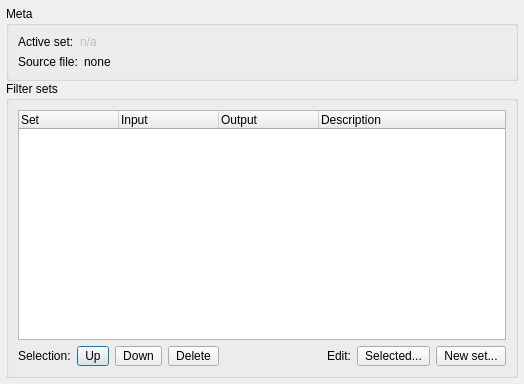
<?xml version="1.0" encoding="UTF-8"?>
<ui version="4.0">
 <class>FilterSetsListDialog</class>
 <widget class="QDialog" name="FilterSetsListDialog">
  <property name="geometry">
   <rect>
    <x>0</x>
    <y>0</y>
    <width>524</width>
    <height>384</height>
   </rect>
  </property>
  <property name="windowTitle">
   <string>Dialog</string>
  </property>
  <layout class="QVBoxLayout" name="verticalLayout_3">
   <property name="spacing">
    <number>0</number>
   </property>
   <property name="leftMargin">
    <number>6</number>
   </property>
   <property name="topMargin">
    <number>6</number>
   </property>
   <property name="rightMargin">
    <number>6</number>
   </property>
   <property name="bottomMargin">
    <number>6</number>
   </property>
   <item>
    <widget class="QGroupBox" name="groupBox_meta">
     <property name="title">
      <string>Meta</string>
     </property>
     <layout class="QVBoxLayout" name="verticalLayout_2">
      <item>
       <layout class="QHBoxLayout" name="horizontalLayout_2">
        <item>
         <widget class="QLabel" name="label">
          <property name="sizePolicy">
           <sizepolicy hsizetype="Maximum" vsizetype="Preferred">
            <horstretch>0</horstretch>
            <verstretch>0</verstretch>
           </sizepolicy>
          </property>
          <property name="font">
           <font>
            <weight>50</weight>
            <bold>false</bold>
           </font>
          </property>
          <property name="text">
           <string>Active set:</string>
          </property>
         </widget>
        </item>
        <item>
         <widget class="QLabel" name="label_activeSet">
          <property name="enabled">
           <bool>false</bool>
          </property>
          <property name="text">
           <string>n/a</string>
          </property>
         </widget>
        </item>
       </layout>
      </item>
      <item>
       <layout class="QHBoxLayout" name="horizontalLayout_3" stretch="0,1">
        <item>
         <widget class="QLabel" name="label_15">
          <property name="sizePolicy">
           <sizepolicy hsizetype="Maximum" vsizetype="Preferred">
            <horstretch>0</horstretch>
            <verstretch>0</verstretch>
           </sizepolicy>
          </property>
          <property name="font">
           <font>
            <weight>50</weight>
            <bold>false</bold>
           </font>
          </property>
          <property name="text">
           <string>Source file:</string>
          </property>
         </widget>
        </item>
        <item>
         <widget class="QLabel" name="label_sourceFilename">
          <property name="text">
           <string>none</string>
          </property>
         </widget>
        </item>
       </layout>
      </item>
     </layout>
    </widget>
   </item>
   <item>
    <widget class="QGroupBox" name="groupBox">
     <property name="title">
      <string>Filter sets</string>
     </property>
     <layout class="QVBoxLayout" name="verticalLayout">
      <property name="topMargin">
       <number>9</number>
      </property>
      <item>
       <widget class="QTreeWidget" name="treeWidget_setList">
        <property name="rootIsDecorated">
         <bool>false</bool>
        </property>
        <property name="uniformRowHeights">
         <bool>true</bool>
        </property>
        <property name="itemsExpandable">
         <bool>false</bool>
        </property>
        <property name="expandsOnDoubleClick">
         <bool>false</bool>
        </property>
        <attribute name="headerDefaultSectionSize">
         <number>100</number>
        </attribute>
        <attribute name="headerMinimumSectionSize">
         <number>60</number>
        </attribute>
        <column>
         <property name="text">
          <string>Set</string>
         </property>
        </column>
        <column>
         <property name="text">
          <string>Input</string>
         </property>
        </column>
        <column>
         <property name="text">
          <string>Output</string>
         </property>
        </column>
        <column>
         <property name="text">
          <string>Description</string>
         </property>
        </column>
       </widget>
      </item>
      <item>
       <layout class="QHBoxLayout" name="horizontalLayout" stretch="0,0,0,0,0,0,0,0">
        <item>
         <widget class="QLabel" name="label_2">
          <property name="text">
           <string>Selection:</string>
          </property>
         </widget>
        </item>
        <item>
         <widget class="QPushButton" name="pushButton_up">
          <property name="sizePolicy">
           <sizepolicy hsizetype="Minimum" vsizetype="Preferred">
            <horstretch>0</horstretch>
            <verstretch>0</verstretch>
           </sizepolicy>
          </property>
          <property name="minimumSize">
           <size>
            <width>0</width>
            <height>0</height>
           </size>
          </property>
          <property name="styleSheet">
           <string notr="true">padding-left: 7px; padding-right: 7px;</string>
          </property>
          <property name="text">
           <string>Up</string>
          </property>
         </widget>
        </item>
        <item>
         <widget class="QPushButton" name="pushButton_down">
          <property name="sizePolicy">
           <sizepolicy hsizetype="Minimum" vsizetype="Preferred">
            <horstretch>0</horstretch>
            <verstretch>0</verstretch>
           </sizepolicy>
          </property>
          <property name="minimumSize">
           <size>
            <width>0</width>
            <height>0</height>
           </size>
          </property>
          <property name="styleSheet">
           <string notr="true">padding-left: 7px; padding-right: 7px;</string>
          </property>
          <property name="text">
           <string>Down</string>
          </property>
         </widget>
        </item>
        <item>
         <widget class="QPushButton" name="pushButton_removeSelected">
          <property name="sizePolicy">
           <sizepolicy hsizetype="Minimum" vsizetype="Preferred">
            <horstretch>0</horstretch>
            <verstretch>0</verstretch>
           </sizepolicy>
          </property>
          <property name="minimumSize">
           <size>
            <width>0</width>
            <height>0</height>
           </size>
          </property>
          <property name="styleSheet">
           <string notr="true">padding-left: 7px; padding-right: 7px;</string>
          </property>
          <property name="text">
           <string>Delete</string>
          </property>
         </widget>
        </item>
        <item>
         <spacer name="horizontalSpacer">
          <property name="orientation">
           <enum>Qt::Horizontal</enum>
          </property>
          <property name="sizeHint" stdset="0">
           <size>
            <width>40</width>
            <height>20</height>
           </size>
          </property>
         </spacer>
        </item>
        <item>
         <widget class="QLabel" name="label_3">
          <property name="text">
           <string>Edit:</string>
          </property>
         </widget>
        </item>
        <item>
         <widget class="QPushButton" name="pushButton_editSelected">
          <property name="sizePolicy">
           <sizepolicy hsizetype="Minimum" vsizetype="Preferred">
            <horstretch>0</horstretch>
            <verstretch>0</verstretch>
           </sizepolicy>
          </property>
          <property name="styleSheet">
           <string notr="true">padding-left: 7px; padding-right: 7px;</string>
          </property>
          <property name="text">
           <string>Selected...</string>
          </property>
         </widget>
        </item>
        <item>
         <widget class="QPushButton" name="pushButton_add">
          <property name="sizePolicy">
           <sizepolicy hsizetype="Minimum" vsizetype="Preferred">
            <horstretch>0</horstretch>
            <verstretch>0</verstretch>
           </sizepolicy>
          </property>
          <property name="minimumSize">
           <size>
            <width>0</width>
            <height>0</height>
           </size>
          </property>
          <property name="styleSheet">
           <string notr="true">padding-left: 7px; padding-right: 7px;</string>
          </property>
          <property name="text">
           <string>New set...</string>
          </property>
         </widget>
        </item>
       </layout>
      </item>
     </layout>
    </widget>
   </item>
  </layout>
 </widget>
 <resources/>
 <connections/>
</ui>
